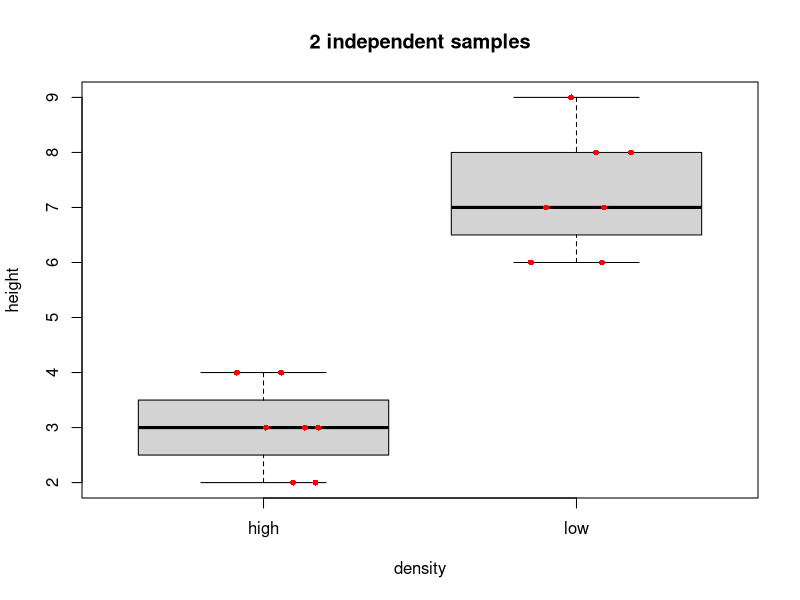
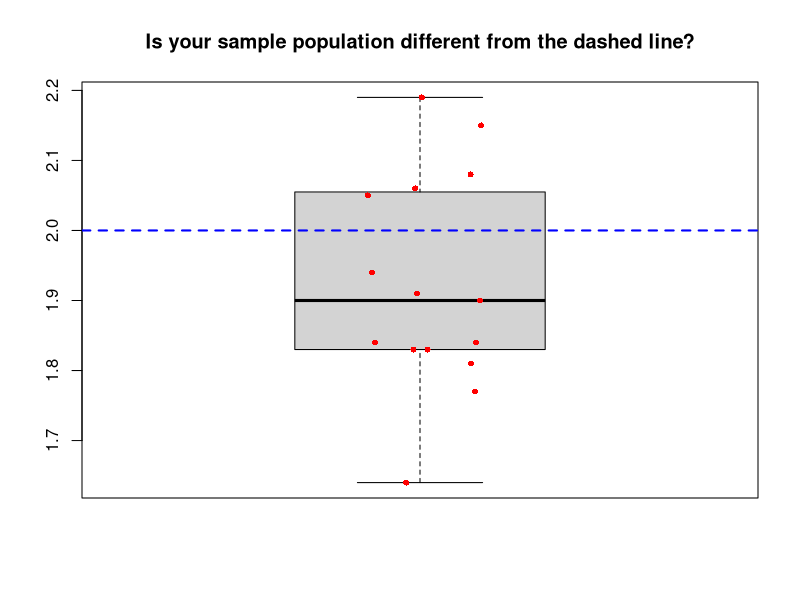
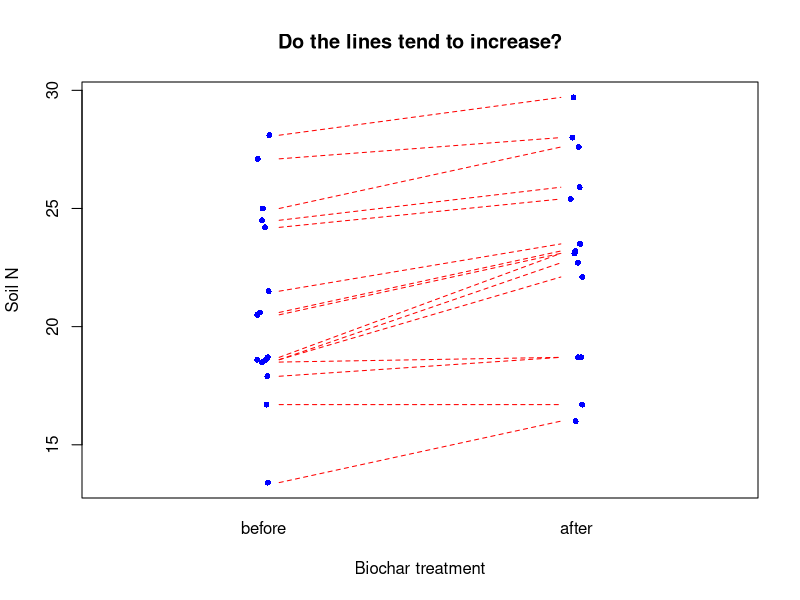
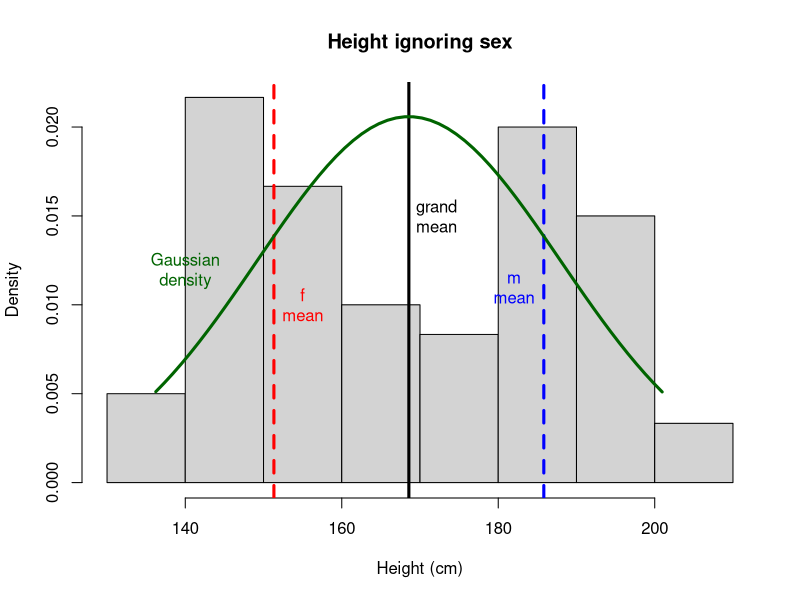
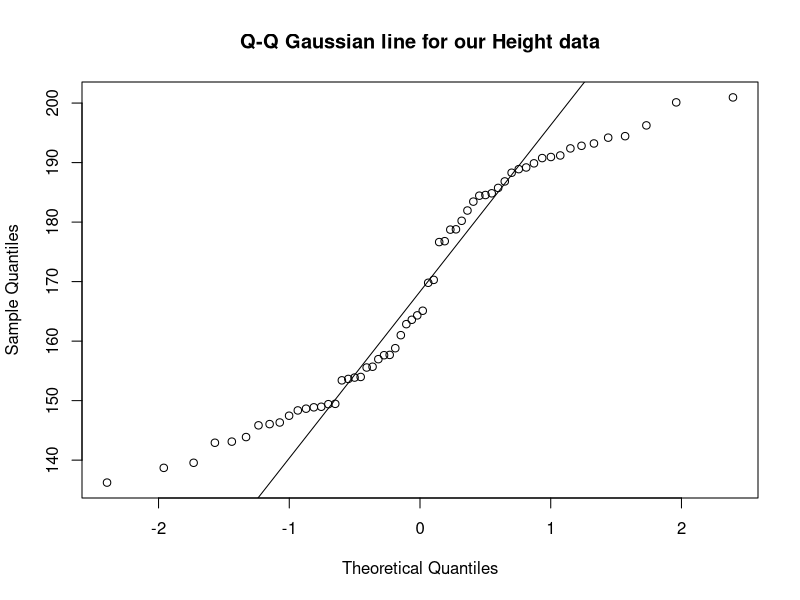
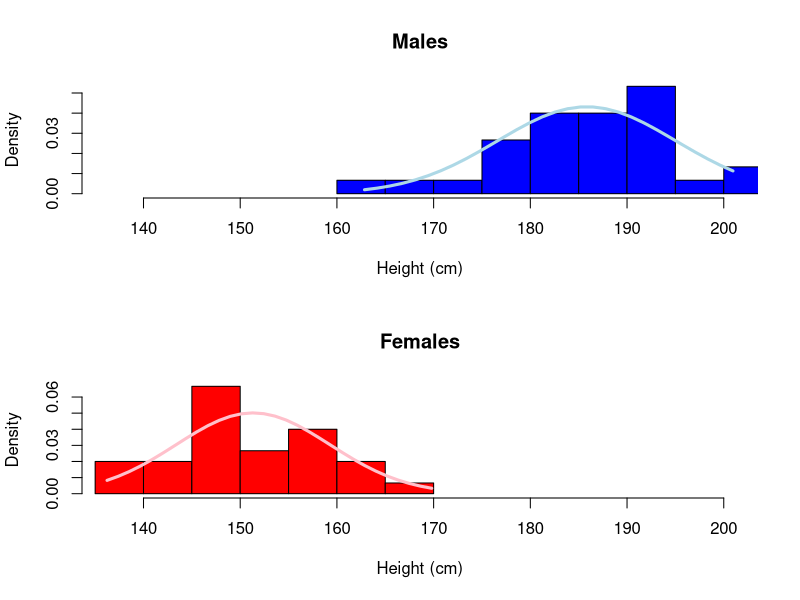
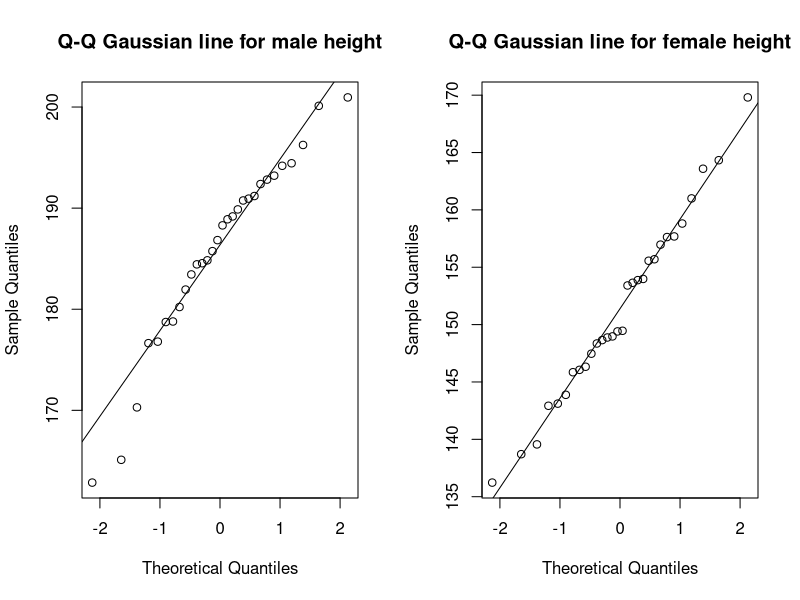
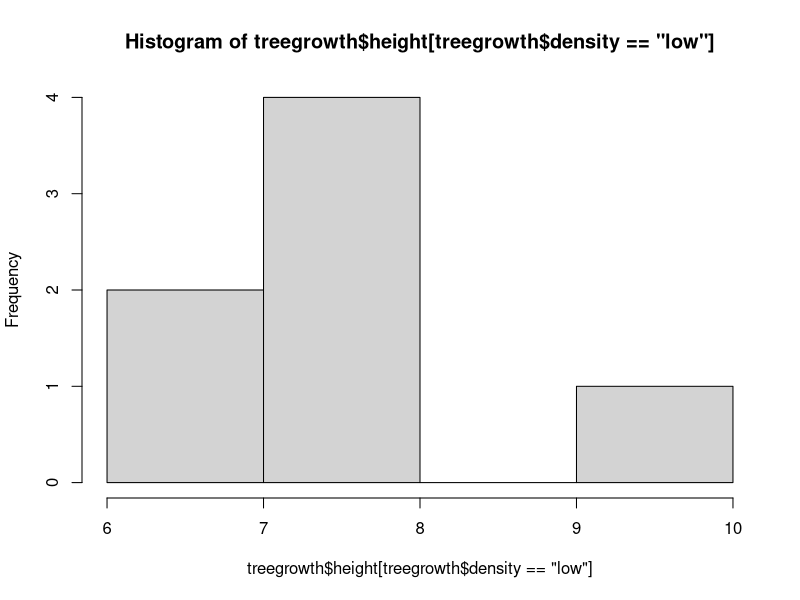

Reproduce these figures in R, in order.
## HEADER ####
## Who: <YOUR NAME>
## What: <YOUR TOPIC e.g. Bootcamp page xx)
## Last edited: <DATE TODAY in yyyy-mm-dd format)
####


## CONTENTS ####
## 00 Setup
## 01 2.1 2 sample t-test 
## 02 2.2 Compare 1 sample to known mean 
## 03 2.3 Paired samples
## 04 3.2 Gaussian assumption
## 05 3.3 Properly testing Gaussian
## 06 5.1 t-test for 2 independent samples


## 00 Setup ####

setwd()

## 01 2.1 2 sample t-test  ####

## 2 sample t-test long format data
density <- c(rep('high', 7), rep('low', 7))
height <- c(2,3,4,3,4,3,2,
            6,8,6,9,7,8,7)

(long.data <- data.frame(density,height))


## 2 sample t-test wide format data

(wide.data <- data.frame(high.ht = c(2,3,4,3,4,3,2),
                         low.ht = c(6,8,6,9,7,8,7)))

# Boxplot
boxplot(height ~ density, data = long.data,
        main = "2 independent samples")

# Optional: add raw data points
# jitter() nudges the x-axis placement so that the points do not overlap
set.seed(42)
points(x = jitter(c(1,1,1,1,1,1,1,
                    2,2,2,2,2,2,2), 
                  amount = .2),
       y = long.data$height,
       col = "red", pch = 16, cex = .8) # Mere vanity


## 02 2.2 Compare 1 sample to known mean ####

# The data
mysam <- c(2.06, 1.77, 1.9, 1.94, 1.91, 1.83, 
           2.08, 1.84, 2.15, 1.84, 
           2.05, 2.19, 1.64, 1.81, 1.83)

boxplot(mysam, 
        main = "Is your sample population different from the dashed line?")

points(x = jitter(rep(1,15), amount = .1),
       y = mysam,
       col = "red", pch = 16, cex = .8) # Mere vanity

abline(h = 2.0,
       col = "blue", lty = 2, lwd = 2)  # Mere vanity

## 03 2.3 Paired samples ####

# Biochar application, measure N before and after

# Data 
# (the code are kind of ugly, but run it to "make" biochar)
biochar <- structure(list(
  plot = c("A", "B", "C", "D", "E", "F", "G", "H", "I", 
           "J", "K", "L", "M", "N", "O"), 
  N.first = c(13.4, 16.7, 17.9, 18.5, 18.6, 18.6, 18.7, 
              20.5, 20.6, 21.5, 24.2, 24.5, 25, 27.1, 28.1), 
  N.second = c(16, 16.7, 18.7, 18.7, 22.1, 22.7, 23.1, 
               23.1, 23.2, 23.5, 25.4, 25.9, 27.6, 28, 29.7)), 
  class = "data.frame", 
  row.names = c(NA, -15L))

biochar

# boxplot() would work, but hides pairwise relationship
# Try this:

plot(x = jitter(c(rep(1,15), rep(2,15)),amount = .02),
     y = c(biochar$N.first, biochar$N.second),
     xaxt = "n", xlim = c(0.5, 2.5),
     cex = .8, col = "blue", pch = 16,  # Mere vanity
     xlab = "Biochar treatment",
     ylab = "Soil N",
     main = "Do the lines tend to increase?")

mtext(side = 1, at = 1:2, text = c("before", "after"), line = 1)

# Get crazy: add horizontal lines to visualize the plot pairs
for(i in 1:15){
  lines(x = c(1.05,1.95),
        y = c(biochar$N.first[i], biochar$N.second[i]),
        lty = 2, lwd = 1, col = "red") # Mere vanity
}        

## 04 3.2 Gaussian assumption ####

# First make some data as an example.

# This is height in cm data measured from 30 females and 30 males
# NB because we simulate this data, we literally specify the 
# samples are indeed from DIFFERENT, GAUSSIAN populations.
# Obviously in a real sampling situation you would not know this,
# hence we will test it formally.

set.seed(1)
height <- c(rnorm(30,185,10),
            rnorm(30,150,10))
sex <- c('m','m','m','m','m','m','m','m','m','m',
         'm','m','m','m','m','m','m','m','m','m',
         'm','m','m','m','m','m','m','m','m','m',
         'f','f','f','f','f','f','f','f','f','f',
         'f','f','f','f','f','f','f','f','f','f',
         'f','f','f','f','f','f','f','f','f','f')

# Package the variables we made into a data frame
# and remove the variables outside the dataframe to 
# keep our global environment tidy (not required, but satisfying!)

data <- data.frame(height,sex)
rm(height, sex)

# plot raw data
hist(x = data$height, 
     main = 'Height ignoring sex',
     xlab = 'Height (cm)',
     freq = F)

# Draw expected Gaussian


# Draw overall mean and the means
# for each level of sex

abline(v = c(mean(data$height),                 # mean overall
             mean(data$height[data$sex=='f']),  # mean f
             mean(data$height[data$sex=='m'])), # mean m
       lty = c(1,2,2),                          # line types for each
       lwd = 3,                                 # line width for all 3
       col = c("black", "red", "blue"))         # colour for each

# Draw expected Gaussian density curve
mv <- data$height                               # generalizes following code

xcoord <- seq(min(mv),                          # make x coordinates
              max(mv),
              length = length(mv))
ycoord <- dnorm(x = xcoord,                     # make y coordinates
                mean = mean(mv),
                sd = sd(mv))

lines(x = xcoord, y = ycoord,                  # draw curve
      col = 'darkgreen', lwd = 3)

# for clarity here, add on some labels...
text(x = 155, y = .01, labels = "f\nmean", col = "red")
text(x = 182, y = .011, labels = "m\nmean", col = "blue")
text(x = 172.1, y = .015, labels = "grand\nmean")
text(x = 140, y = .012, labels = "Gaussian\ndensity", col = "darkgreen")


## q-q norm
qqnorm(data$height,
       main = "Q-Q Gaussian line for our Height data")
qqline(data$height)


## Shapiro test
shapiro.test(data$height)


## 05 3.3 Properly testing Gaussian ####
# step 1 graph a hist() of the continuous variable
# separately for each factor level

par(mfrow = c(2,1))                                # set so hist's "stack"

# draw males hist
hist(data$height[data$sex == 'm'],                 # select males
     xlim = c(min(data$height), max(data$height)), # set limit for ALL data
     col = "blue", freq = F,
     xlab = "Height (cm)", main = "Males") 

mv <- data$height[data$sex == 'm']
xcoord <- seq(min(mv),                          # make x coordinates
              max(mv),
              length = length(mv))
ycoord <- dnorm(x = xcoord,                     # make y coordinates
                mean = mean(mv),
                sd = sd(mv))

lines(x = xcoord, y = ycoord,                  # draw curve
      col = 'lightblue', lwd = 3)

# draw females hist
hist(data$height[data$sex == 'f'],                 # select females
     xlim = c(min(data$height), max(data$height)), # set limit for ALL data
     col = "red", freq = F,
     xlab = "Height (cm)", main = "Females")

mv <- data$height[data$sex == 'f']
xcoord <- seq(min(mv),                          # make x coordinates
              max(mv),
              
              length = length(mv))
ycoord <- dnorm(x = xcoord,                     # make y coordinates
                mean = mean(mv),
                sd = sd(mv))
lines(x = xcoord, y = ycoord,                   # draw curve
      col = 'pink', lwd = 3)

# set default layout back
par(mfrow = c(1,1)) 

## QQ Plots

par(mfrow = c(1,2))

# males
qqnorm(data$height[data$sex == 'm'],
       main = "Q-Q Gaussian line for male height")
qqline(data$height[data$sex == 'm'])

# females
qqnorm(data$height[data$sex == 'f'],
       main = "Q-Q Gaussian line for female height")
qqline(data$height[data$sex == 'f'])

par(mfrow = c(1,1))

## Shapiro Tests

shapiro.test(data$height[data$sex == 'm'])

shapiro.test(data$height[data$sex == 'f'])


## 06 5.1 t-test for 2 independent samples ####
# 2-sample t-test
# Try this
# data
density <- c("high","high","high","high","high","high","high",
             "low","low","low","low","low","low","low")
height <- c(2.1,3.5,4.3,3.2,4.5,3.7,2.7, 
            6.1,8,6.9,9.1,7.5,8,7.4)
(treegrowth <- data.frame(density,height))

# There is not much data to compare to the Gaussian distribution
library(car) # for qqPlot()

hist(treegrowth$height[treegrowth$density == "low"])

qqPlot(treegrowth$height[treegrowth$density == "low"])

hist(treegrowth$height[treegrowth$density == "high"])

qqPlot(treegrowth$height[treegrowth$density == "high"])

# The histograms are a little "wooly", but there are no huge 
# deviations from the expectation of Gaussian and the 
# q-q plots look ok: proceed

# ?t.test

# NB 1 - the x argument can be a formula
# x = height ~ density
# or we can set our samples to x and y respectively
# x = height[low], y = height[high]

t.test(formula = height ~ density, 
       data = treegrowth)